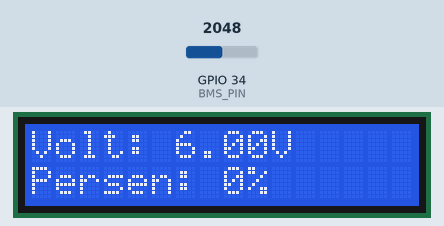
Recording of a sketch running on a simulated ESP32. On the bench: 16×2 character LCD. The inputs (shaded band) are chosen by the test bench; at power-on: GPIO 34 (BMS_PIN) = 2048 (analog values on the 0–4095 scale). What the sketch prints to the serial monitor is not drawn.

Above: at 3.2 s.
3.3 s: GPIO 34 (BMS_PIN) set to 2866
At 4.6 s:
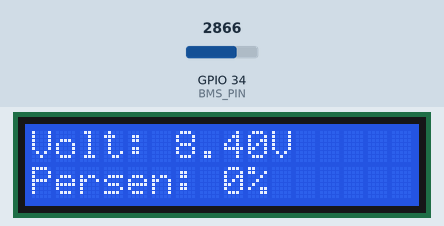
5.6 s: GPIO 34 (BMS_PIN) set to 3603
At 6.9 s:
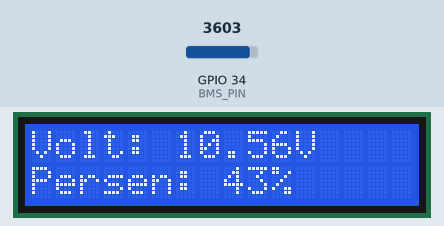
7.7 s: GPIO 34 (BMS_PIN) set to 4095
At 9.3 s:
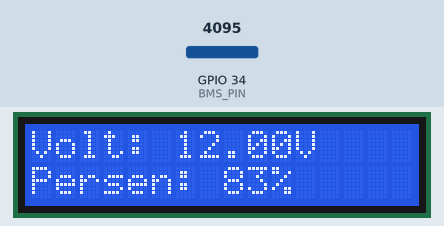
Timing chart, 0 to 10.8 s (numbered marks = the images above; inputs shaded):
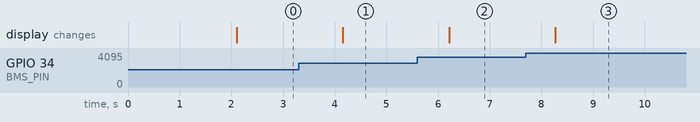

Measured:
- after the input at 3.3 s, the display: changes after 0.86 s (image 1)
- after the input at 5.6 s, the display: changes after 0.61 s (image 2)
- after the input at 7.7 s, the display: changes after 0.57 s (image 3)

The sketch:

sketch_jul16b.ino
```cpp
#include <Wire.h>
#include <LiquidCrystal_I2C.h>

#define BMS_PIN 34       // Pin ADC ESP32
#define R_DIVIDER 4.0    // Karena pakai 4 resistor 10k
#define I2C_ADDR 0x27    // Alamat I2C umum, ganti jika LCD-mu berbeda

LiquidCrystal_I2C lcd(I2C_ADDR, 16, 2);

void setup() {
  Serial.begin(115200);
  analogReadResolution(12);  // 0-4095
  lcd.init();
  lcd.backlight();
  lcd.setCursor(0, 0);
  lcd.print("BMS 3S Monitor");
  delay(2000);
  lcd.clear();
}

void loop() {
  int raw = analogRead(BMS_PIN);
  float voltage_adc = (raw / 4095.0) * 3;
  float voltage_battery = voltage_adc * R_DIVIDER;
  int battery_percent = mapBatteryToPercent(voltage_battery);

  // Tampilkan di Serial Monitor
  Serial.print("ADC: ");
  Serial.print(raw);
  Serial.print(" | Tegangan: ");
  Serial.print(voltage_battery, 2);
  Serial.print("V | Persen: ");
  Serial.print(battery_percent);
  Serial.println("%");

  // Tampilkan di LCD
  lcd.setCursor(0, 0);
  lcd.print("Volt: ");
  lcd.print(voltage_battery, 2);
  lcd.print("V   ");

  lcd.setCursor(0, 1);
  lcd.print("Persen: ");
  lcd.print(battery_percent);
  lcd.print("%   ");

  delay(1000);
}

int mapBatteryToPercent(float voltage) {
  if (voltage >= 12.6) return 100;
  else if (voltage <= 9.0) return 0;
  else return (int)(((voltage - 9.0) / (12.6 - 9.0)) * 100);
}
```
